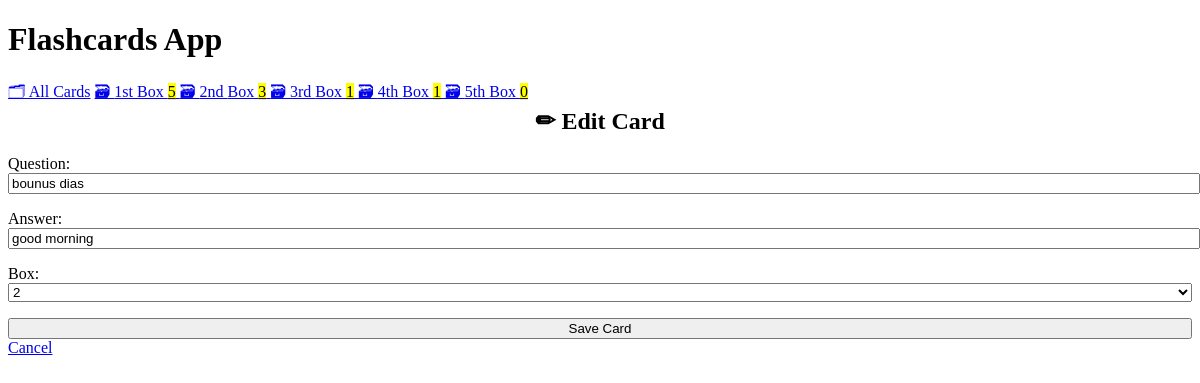
Page /edit/2 on the committed database.
### cards/models.py (models this page shows, shortened)
class Card(models.Model):
    question = models.CharField(max_length=100)
    answer = models.CharField(max_length=100)
    box = models.IntegerField(
    choices=zip(BOXES, BOXES),
    default=BOXES[0],
    )
    date_created = models.DateTimeField(auto_now_add=True)

### cards/views.py (the view)
# urls.py: path("edit/<int:pk>",views.CardUpdateView.as_view(),name="card-update"),
class CardUpdateView(CardCreateView, UpdateView):
    success_url = reverse_lazy("card-list")

### cards/templatetags/cards_tags.py (called while the page is built)
@register.inclusion_tag("cards/box_links.html")
def boxes_as_links():
    boxes = []
    for box_num in BOXES:
        card_count = Card.objects.filter(box=box_num).count()
        boxes.append({
        "number": box_num,
        "card_count": card_count,
        })
    return {"boxes": boxes}

### cards/templates/cards/card_creation_form.html
{% extends "cards/base.html" %} {% block content %} {% if card %}
<h2>✏ Edit Card</h2>
{% else %}
<h2>✨ Create New Card</h2>
{% endif %}
<form method="post"> {% csrf_token %} {{ form.as_p }}
    <input type="submit" value="Save Card">
</form>
<a href="{% url 'card-list' %}">
Cancel
</a> {% endblock %}

### cards/templates/cards/base.html (shortened to what this page needs)
<!DOCTYPE html>
<html lang="en">
<head>
    <link rel="stylesheet" href="https://cdn.simplecss.org/simple.min.css">
</head>
<body>
    <header>
        <h1>Flashcards App</h1>
        {% include "cards/navigation.html" %}
    </header>
    <main>
        {% block content %}{% endblock content %}
    </main>
</body>
</html>

### cards/templates/cards/navigation.html
{% load cards_tags %}
<nav>
    <a href="{% url 'card-list' %}">🗂 All Cards</a> {% boxes_as_links %}
</nav>

### cards/templates/cards/box_links.html
{% load humanize %} {% for box in boxes %}
<a href="{% url 'box' box_num=box.number %}">
🗃 {{ box.number | ordinal }} Box <mark>{{ box.card_count }}</mark>
</a> {% endfor %}

### cards/templates/cards/base.html (style rules this page uses)
:root { --accent: #6e48ad; --accent-bg: white; --bg: #fff; --text: #212121; --text-light: #585858; --border: #d8dae1; --code: #d81b60; --preformatted: #444; }
h2 { text-align: center; }
h2, h4 { margin-top: 0; }
input, select, textarea { width: 100%; }

### rows in the picture
Card: question "bounus dias", answer "good morning", box "2"

### other values in the picture
{{ box.number | ordinal }} "1st" "2nd" "3rd" "4th" "5th"
{{ box.card_count }} "5" "3" "1" "1" "0"
